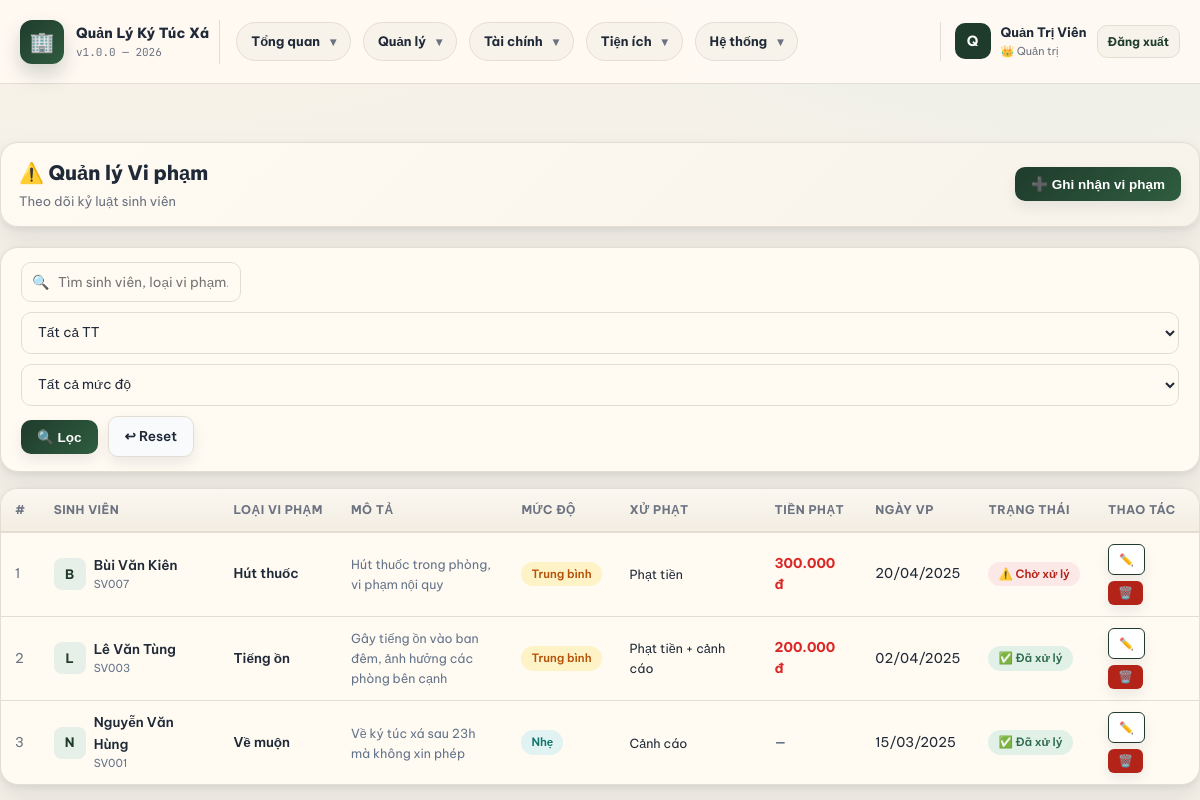
/vi_pham.php (signed in), run on the app's committed database.
### tables this page shows
CREATE TABLE IF NOT EXISTS vi_pham (
    id INT AUTO_INCREMENT PRIMARY KEY,
    sinh_vien_id INT NOT NULL,
    loai_vi_pham VARCHAR(100),
    mo_ta TEXT,
    muc_do ENUM('nhe','trung_binh','nghiem_trong') DEFAULT 'nhe',
    xu_phat TEXT,
    so_tien_phat DECIMAL(10,0) DEFAULT 0,
    ngay_vi_pham DATE NOT NULL,
    trang_thai ENUM('cho_xu_ly','da_xu_ly') DEFAULT 'cho_xu_ly',
    created_at TIMESTAMP DEFAULT CURRENT_TIMESTAMP,
    FOREIGN KEY (sinh_vien_id) REFERENCES sinh_vien(id) ON DELETE CASCADE
);

CREATE TABLE IF NOT EXISTS sinh_vien (
    id INT AUTO_INCREMENT PRIMARY KEY,
    ma_sv VARCHAR(20) NOT NULL UNIQUE,
    ho_ten VARCHAR(100) NOT NULL,
    ngay_sinh DATE,
    gioi_tinh ENUM('nam','nu','khac') DEFAULT 'nam',
    cccd VARCHAR(20) UNIQUE,
    email VARCHAR(100),
    so_dien_thoai VARCHAR(15),
    dia_chi TEXT,
    truong VARCHAR(200),
    khoa VARCHAR(200),
    nganh VARCHAR(200),
    nam_hoc INT,
    anh_dai_dien VARCHAR(255),
    trang_thai ENUM('dang_o','da_roi','tam_vang') DEFAULT 'dang_o',
    ghi_chu TEXT,
    created_at TIMESTAMP DEFAULT CURRENT_TIMESTAMP
);

### vi_pham.php (the view, shortened to what this page needs)
<?php
require_once 'config.php';
$db = getDB();
$where = []; $params = [];
$fTT = $_GET['trang_thai']??''; $fMuc = $_GET['muc_do']??''; $fQ = trim($_GET['q']??'');
$whereStr = $where ? 'WHERE '.implode(' AND ',$where) : '';
$perPage = 15; $page = max(1,(int)($_GET['page']??1));
$total = $db->prepare("SELECT COUNT(*) FROM vi_pham vp JOIN sinh_vien sv ON vp.sinh_vien_id=sv.id $whereStr");
$total->execute($params); $total = $total->fetchColumn();
$totalPages = ceil($total/$perPage); $offset = ($page-1)*$perPage;
$list = $db->prepare("SELECT vp.*,sv.ho_ten,sv.ma_sv FROM vi_pham vp JOIN sinh_vien sv ON vp.sinh_vien_id=sv.id $whereStr ORDER BY vp.ngay_vi_pham DESC LIMIT $perPage OFFSET $offset");
$list->execute($params); $list = $list->fetchAll();
$mucDoMap = ['nhe'=>['label'=>'Nhẹ','class'=>'badge-info'],'trung_binh'=>['label'=>'Trung bình','class'=>'badge-warning'],'nghiem_trong'=>['label'=>'Nghiêm trọng','class'=>'badge-danger']];
include 'includes/header.php';
?>
<div class="page-header">
    <div><h2>⚠️ Quản lý Vi phạm</h2><p>Theo dõi kỷ luật sinh viên</p></div>
    <button class="btn btn-primary" onclick="openModal('modal-add')">➕ Ghi nhận vi phạm</button>
</div>
<div class="card" style="margin-bottom:16px">
    <div class="card-body" style="padding:14px 20px">
        <form method="GET" class="search-bar">
            <div class="search-input"><span class="search-icon">🔍</span><input type="text" name="q" placeholder="Tìm sinh viên, loại vi phạm..." value="<?= sanitize($fQ) ?>"></div>
            <select name="trang_thai" style="min-width:150px">
                <option value="">Tất cả TT</option>
            </select>
            <select name="muc_do" style="min-width:140px">
                <option value="">Tất cả mức độ</option>
            </select>
            <button type="submit" class="btn btn-primary">🔍 Lọc</button>
            <a href="vi_pham.php" class="btn btn-secondary">↩ Reset</a>
        </form>
    </div>
</div>
<div class="card">
    <div class="table-wrapper">
        <table>
            <thead><tr><th>#</th><th>Sinh viên</th><th>Loại vi phạm</th><th>Mô tả</th><th>Mức độ</th><th>Xử phạt</th><th>Tiền phạt</th><th>Ngày VP</th><th>Trạng thái</th><th>Thao tác</th></tr></thead>
            <tbody>
            <?php if (empty($list)): ?>
            <tr><td colspan="10"><div class="empty-state"><div class="empty-icon">✅</div><p>Không có vi phạm nào</p></div></td></tr>
            <?php else: ?>
            <?php foreach ($list as $i => $vp): ?>
            <tr>
                <td class="text-muted"><?= ($page-1)*$perPage+$i+1 ?></td>
                <td><div class="flex-center" style="gap:8px"><div class="avatar-sm"><?= strtoupper(mb_substr($vp['ho_ten'],0,1)) ?></div><div><div style="font-weight:600"><?= sanitize($vp['ho_ten']) ?></div><div style="font-size:11px;color:#64748b"><?= sanitize($vp['ma_sv']) ?></div></div></div></td>
                <td style="font-weight:600"><?= sanitize($vp['loai_vi_pham']) ?></td>
                <td style="max-width:180px;font-size:12.5px;color:#64748b"><?= sanitize(mb_substr($vp['mo_ta']??'',0,80)) ?></td>
                <td><span class="badge <?= $mucDoMap[$vp['muc_do']]['class'] ?>"><?= $mucDoMap[$vp['muc_do']]['label'] ?></span></td>
                <td style="font-size:12.5px"><?= sanitize($vp['xu_phat']??'—') ?></td>
                <td style="font-weight:700;color:<?= $vp['so_tien_phat']>0?'#dc2626':'#64748b' ?>"><?= $vp['so_tien_phat']>0?formatMoney($vp['so_tien_phat']):'—' ?></td>
                <td><?= formatDate($vp['ngay_vi_pham']) ?></td>
                <td><?= getStatusBadge($vp['trang_thai'],'vi_pham') ?></td>
                <td><div class="btn-group"><a href="vi_pham.php?edit=<?= $vp['id'] ?>" class="btn btn-sm btn-outline">✏️</a><form method="POST" style="display:inline" onsubmit="return confirm('Xóa?')"><input type="hidden" name="action" value="delete"><input type="hidden" name="id" value="<?= $vp['id'] ?>"><button type="submit" class="btn btn-sm btn-danger">🗑️</button></form></div></td>
            </tr>
            <?php endforeach; ?>
            <?php endif; ?>
            </tbody>
        </table>
    </div>
</div>
<?php include 'includes/footer.php'; ?>

### config.php (shortened to what this page needs)
<?php
function formatMoney($amount) {
    return number_format($amount, 0, ',', '.') . ' đ';
}
function formatDate($date) {
    return date('d/m/Y', strtotime($date));
}
function sanitize($str) {
    return htmlspecialchars(trim($str), ENT_QUOTES, 'UTF-8');
}
function getStatusBadge($status, $type = 'default') {
    $badges = [
        'phong' => [
            'trong'   => ['class' => 'badge-success', 'label' => '🟢 Còn trống'],
            'day'     => ['class' => 'badge-danger',  'label' => '🔴 Đã đầy'],
            'bao_tri' => ['class' => 'badge-warning', 'label' => '🟡 Bảo trì'],
        ],
        'hop_dong' => [
            'hieu_luc' => ['class' => 'badge-success', 'label' => '✅ Hiệu lực'],
            'het_han'  => ['class' => 'badge-secondary','label' => '⏰ Hết hạn'],
            'da_huy'   => ['class' => 'badge-danger',  'label' => '❌ Đã hủy'],
        ],
        'hoa_don' => [
            'chua_thanh_toan' => ['class' => 'badge-warning', 'label' => '⏳ Chưa TT'],
            'da_thanh_toan'   => ['class' => 'badge-success', 'label' => '✅ Đã TT'],
            'qua_han'         => ['class' => 'badge-danger',  'label' => '🚨 Quá hạn'],
        ],
        'sinh_vien' => [
            'dang_o'   => ['class' => 'badge-success', 'label' => '🏠 Đang ở'],
            'da_roi'   => ['class' => 'badge-secondary','label' => '🚪 Đã rời'],
            'tam_vang' => ['class' => 'badge-warning', 'label' => '✈️ Tạm vắng'],
        ],
        'vi_pham' => [
            'cho_xu_ly' => ['class' => 'badge-danger',  'label' => '⚠️ Chờ xử lý'],
            'da_xu_ly'  => ['class' => 'badge-success', 'label' => '✅ Đã xử lý'],
        ],
        'bao_tri' => [
            'cho_xu_ly'  => ['class' => 'badge-warning',   'label' => '📋 Chờ xử lý'],
            'dang_xu_ly' => ['class' => 'badge-info',      'label' => '🔧 Đang xử lý'],
            'hoan_thanh' => ['class' => 'badge-success',   'label' => '✅ Hoàn thành'],
            'huy'        => ['class' => 'badge-secondary', 'label' => '❌ Đã hủy'],
        ],
        'toa_nha' => [
            'hoat_dong'  => ['class' => 'badge-success',   'label' => '✅ Hoạt động'],
            'bao_tri'    => ['class' => 'badge-warning',   'label' => '🔧 Bảo trì'],
            'dong_cua'   => ['class' => 'badge-secondary', 'label' => '🚪 Đóng cửa'],
        ],
    ];
    $b = $badges[$type][$status] ?? ['class' => 'badge-secondary', 'label' => $status];
    return '<span class="badge ' . $b['class'] . '">' . $b['label'] . '</span>';
}
?>

### includes/header.php (style rules this page uses)
:root { --primary: #1f3b2c; --primary-dark: #162b21; --primary-light: #e7efe9; --accent: #2f5d3f; --success: #2d6a4f; --success-light: #e2f1e7; --danger: #b42318; --danger-light: #fde8e8; --warning: #b45309; --warning-light: #fef3c7; --info: #0f766e; --info-light: #e0f2f1; --secondary: #6b7280; --secondary-light: #f3f4f6; --bg: #f5f1e8; --surface: #fffaf2; --surface2: #f7f3ea; --border: #e3ded3; --text: #1f2937; --text-muted: #6b7280; --text-light: #9ca3af; --header-h: 84px; --radius: 12px; --radius-lg: 18px; --shadow: 0 2px 6px rgba(31,41,55,.08), 0 16px 30px rgba(31,41,55,.08); --shadow-lg: 0 24px 60px rgba(31,41,55,.16); }
*, *::before, *::after { box-sizing: border-box; margin: 0; padding: 0; }
body { font-family: 'Be Vietnam Pro', sans-serif; background: radial-gradient(1200px 520px at 10% -10%, #f8f2e7 0%, transparent 60%), radial-gradient(1000px 520px at 90% -10%, #e8efe8 0%, transparent 55%), var(--bg); color: var(--text); min-height: 100vh; font-size: 14px; line-height: 1.6; }
.card { background: var(--surface); border-radius: var(--radius-lg); box-shadow: var(--shadow); border: 1px solid var(--border); overflow: hidden; }
.card-body { padding: 20px; }
.table-wrapper { overflow-x: auto; }
table { width: 100%; border-collapse: collapse; font-size: 13.5px; }
thead th { padding: 11px 14px; background: linear-gradient(180deg, #fbf8f1 0%, #f3ede2 100%); font-weight: 700; font-size: 12px; color: var(--text-muted); text-transform: uppercase; letter-spacing: .5px; text-align: left; border-bottom: 2px solid var(--border); white-space: nowrap; }
tbody tr { transition: background .1s; }
tbody td { padding: 11px 14px; border-bottom: 1px solid var(--border); vertical-align: middle; }
tbody tr:last-child td { border-bottom: none; }
.badge { display: inline-flex; align-items: center; gap: 4px; padding: 3px 10px; border-radius: 20px; font-size: 11.5px; font-weight: 600; white-space: nowrap; }
.badge-success { background: var(--success-light); color: var(--success); }
.badge-danger { background: var(--danger-light); color: var(--danger); }
.badge-warning { background: var(--warning-light); color: var(--warning); }
.badge-info { background: var(--info-light); color: var(--info); }
.btn { display: inline-flex; align-items: center; gap: 6px; padding: 9px 16px; border-radius: 10px; font-size: 13.5px; font-weight: 600; cursor: pointer; border: none; text-decoration: none; transition: all .15s; white-space: nowrap; box-shadow: 0 6px 14px rgba(15,23,42,.08); }
.btn-sm { padding: 5px 10px; font-size: 12px; border-radius: 6px; }
.btn-primary { background: linear-gradient(135deg, var(--primary), var(--accent)); color: #fff; }
.btn-danger { background: var(--danger); color: #fff; }
.btn-secondary { background: #f8fafc; color: var(--text); border: 1px solid var(--border); }
.btn-outline { background: #fff; border: 1.5px solid var(--primary); color: var(--primary); }
.btn-group { display: flex; gap: 6px; flex-wrap: wrap; }
input, select, textarea { padding: 10px 12px; border: 1.5px solid var(--border); border-radius: 10px; font-size: 13.5px; font-family: inherit; color: var(--text); background: var(--surface); transition: border-color .15s, box-shadow .15s; width: 100%; }
.search-bar { display: flex; gap: 10px; align-items: center; flex-wrap: wrap; }
.search-input { position: relative; }
.search-input input { padding-left: 36px; min-width: 220px; }
.search-input .search-icon { position: absolute; left: 11px; top: 50%; transform: translateY(-50%); font-size: 14px; color: var(--text-muted); }
.page-header { display: flex; align-items: center; justify-content: space-between; margin-bottom: 20px; flex-wrap: wrap; gap: 12px; padding: 14px 18px; border-radius: var(--radius-lg); background: linear-gradient(135deg, #fffaf2 0%, #f7f3ea 100%); border: 1px solid var(--border); box-shadow: var(--shadow); }
.page-header h2 { font-size: 20px; font-weight: 800; }
.page-header p { color: var(--text-muted); font-size: 13px; margin-top: 2px; }
.text-muted { color: var(--text-muted); }
.flex-center { display: flex; align-items: center; }
.avatar-sm { width: 32px; height: 32px; background: var(--primary-light); border-radius: 8px; display: inline-flex; align-items: center; justify-content: center; font-size: 13px; font-weight: 700; color: var(--primary); flex-shrink: 0; }

### data on the page
vi_pham: i "1", sinh_vien.ho_ten "B", sinh_vien.ho_ten "Bùi Văn Kiên", sinh_vien.ma_sv "SV007", loai_vi_pham "Hút thuốc", mo_ta "Hút thuốc trong phòng, vi phạm nội quy", muc_do "Trung bình", xu_phat "Phạt tiền", so_tien_phat "300.000 đ", ngay_vi_pham "20/04/2025", trang_thai "⚠️ Chờ xử lý"
vi_pham: i "2", sinh_vien.ho_ten "L", sinh_vien.ho_ten "Lê Văn Tùng", sinh_vien.ma_sv "SV003", loai_vi_pham "Tiếng ồn", mo_ta "Gây tiếng ồn vào ban đêm, ảnh hưởng các phòng bên cạnh", muc_do "Trung bình", xu_phat "Phạt tiền + cảnh cáo", so_tien_phat "200.000 đ", ngay_vi_pham "02/04/2025", trang_thai "✅ Đã xử lý"
vi_pham: i "3", sinh_vien.ho_ten "N", sinh_vien.ho_ten "Nguyễn Văn Hùng", sinh_vien.ma_sv "SV001", loai_vi_pham "Về muộn", mo_ta "Về ký túc xá sau 23h mà không xin phép", muc_do "Nhẹ", xu_phat "Cảnh cáo", ngay_vi_pham "15/03/2025", trang_thai "✅ Đã xử lý"

### other printed values
SITE_NAME "Quản Lý Ký Túc Xá"
SITE_VERSION "1.0.0"
substr($_SESSION['ho_ten'] ?? 'A', 0, 1) "Q"
$_SESSION['ho_ten'] "Quản Trị Viên"
